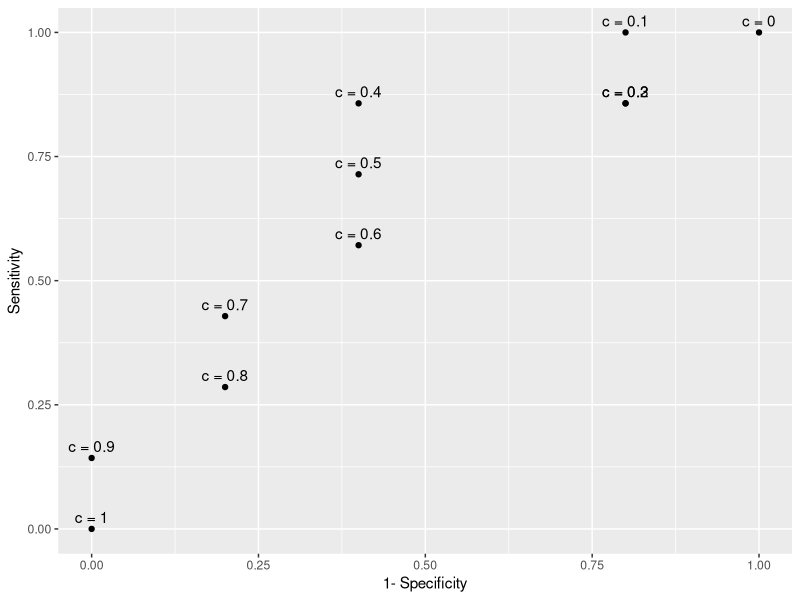
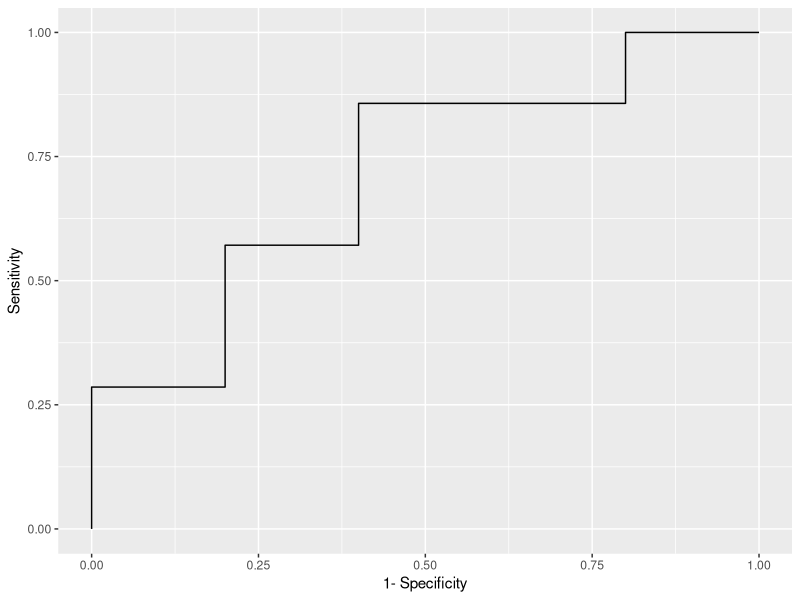
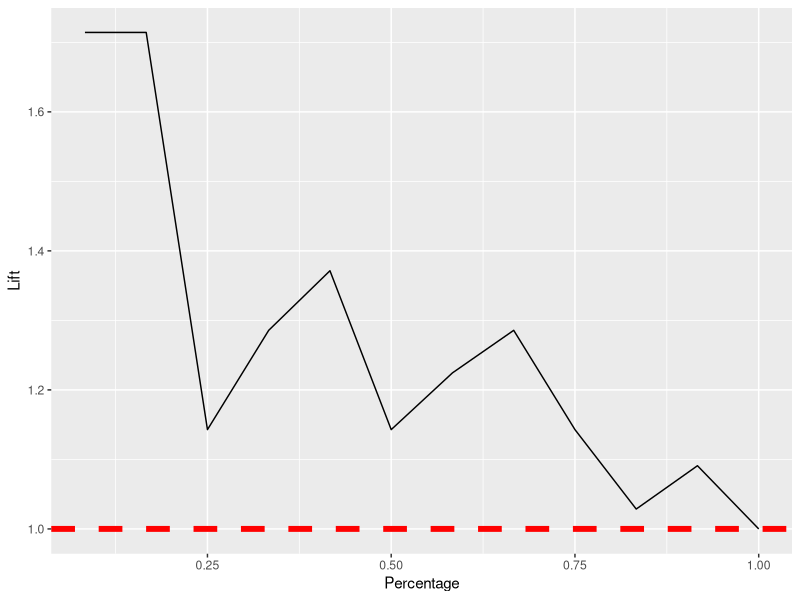
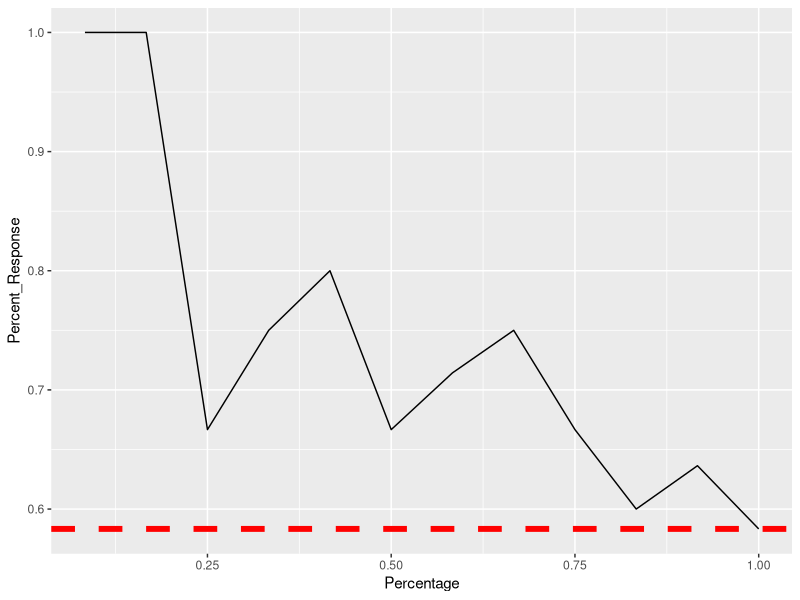

Source code (R) for these figures, in order:
## ---- chunk 1
library(e1071)
ss = c(6,  2, 12,  7, 11,  3, 10,  4,  1,  8,  9,  5)
p <- c(.01, .2, .35,.38, .45, .55, .63, .68, .71,.84, .9, .94)
t <- c(0 ,1, 0, 0,1,1, 0,1,1,0,1 ,1)
t1 = ifelse(t==1, "Survived", "Not Survived")
pred = ifelse(p>.5, "Survived", "Not Survived")

d2 = as.data.frame(cbind(p,pred, t1))
d3 = cbind(c(1:12),d2[ss,])
names(d3) = c("Passenger ID","Probability of Survived","Prediction")
knitr::kable(d3[,c(1:3)], row.names=FALSE)
## ---- chunk 2


names(d3)[4] = c("Truth")
d3$Evaluation = c("TP","FN","TP","FP","TP","TN","FP","TN","TN","TP","TP","FN")
knitr::kable(d3, row.names = FALSE)

## ---- chunk 3
library(caret)
p <- c(.01, .2, .35,.38, .45, .55, .63, .68, .71,.84, .9, .94)
t <- c(0 ,1, 0, 0,1,1, 0,1,1,0,1 ,1)
c.o <- c(0, .1, .2, .3, .4, .5, .6, .7, .8 , .9, 1)
f = function(x){
  pp <- p>x
  cm = confusionMatrix(as.factor(as.numeric(pp)), 
                       as.factor(t), positive = "1")
  rt = c(cm$byClass[1], 1- cm$byClass[2])
  names(rt)=c("Sensitivity", "Spec")
  return(rt)
}

d = as.data.frame(t(sapply(c.o, f)))
label = sapply(c.o, function(x){paste("c =", x)})

d1 = cbind(label, d)
d1[,3]=1-d1[,3]
names(d1)[c(1,3)]=c("Cut-off Values","Specificity")

knitr::kable(d1)
## ---- chunk 4
library(caret)
p <- c(.01, .2, .35,.38, .45, .55, .63, .68, .71,.84, .9, .94)
t <- c(0 ,1, 0, 0,1,1, 0,1,1,0,1 ,1)
c.o <- c(0, .1, .2, .3, .4, .5, .6, .7, .8 , .9, 1)
f = function(x){
  pp <- p>x
  cm = confusionMatrix(as.factor(as.numeric(pp)), 
                       as.factor(t), positive = "1")
  rt = c(cm$byClass[1], 1- cm$byClass[2])
  names(rt)=c("Sensitivity", "Spec")
  return(rt)
}

d = as.data.frame(t(sapply(c.o, f)))
label = sapply(c.o, function(x){paste("c =", x)})

ggplot(d,aes(x = Spec, y = Sensitivity))+geom_point()+geom_text(aes(label= label ,hjust=.5, vjust=-.5))+ xlab("1- Specificity")
## ---- chunk 5
co <- c(0:20)/20
f = function(x){
  pp <- p>x
  cm = confusionMatrix(as.factor(as.numeric(pp)), 
                       as.factor(t), positive = "1")
  rt = c(cm$byClass[1], 1- cm$byClass[2])
  names(rt)=c("Sensitivity", "Spec")
  return(rt)
}

d = as.data.frame(t(sapply(co, f)))
label = sapply(c.o, function(x){paste("c =", x)})

#d1 = d %>% arrange(Sensitivity)
library(tidyverse)
ggplot(d%>% arrange(Sensitivity),aes(x = Spec, y = Sensitivity))+geom_line()+ xlab("1- Specificity")
## ---- chunk 6
library(tidyverse)
d5 = as_tibble(cbind(p,t))
d5 <- d5 %>% arrange(-p)
d5 <-cbind(c(1:12), d5)
names(d5)<-c("Order", "Predicted Probabilities", "True Values")

knitr::kable(d5)
## ---- chunk 7
library(tidyverse)
d5 = as_tibble(cbind(p,t))
d5 <- d5 %>% arrange(-p)
d5 <-cbind(c(1:12), d5)
names(d5)<-c("Order", "Predicted Probabilities", "True Values")

knitr::kable(d5)
## ---- chunk 8
library(tidyverse)
d5 = as_tibble(cbind(p,t))
d5 <- d5 %>% arrange(-p)
d5 <-cbind(c(1:12), d5)
names(d5)<-c("Order", "Predicted Probabilities", "True Values")

knitr::kable(d5)
## ---- chunk 9
library(tidyverse)
d5 = as_tibble(cbind(p,t))
d5 <- d5 %>% arrange(-p)
d5 <-cbind(c(1:12), d5)
names(d5)<-c("Order", "Predicted Probabilities", "True Values")

knitr::kable(d5)
## ---- chunk 10
library(tidyverse)
d5 = as_tibble(cbind(p,t))
d5 <- d5 %>% arrange(-p)
d5 <-cbind(c(1:12), d5)
names(d5)<-c("Order", "Predicted Probabilities", "True Values")

knitr::kable(d5)
## ---- chunk 11
lift = data.frame(Percentage= c(1:12)/12, Lift= c(1,1,2/3,3/4,4/5, 4/6, 5/7, 6/8,6/9,6/10,7/11, 7/12)/(7/12))
knitr::kable(lift)
## ---- chunk 12
ggplot(lift, aes(x = Percentage, y = Lift))+geom_line()+geom_hline(yintercept=1, linetype="dashed", color = "red", size=2)
## ---- chunk 13
res = data.frame(Percentage= c(1:12)/12, Percent_Response = c(1,1,2/3,3/4,4/5, 4/6, 5/7, 6/8,6/9,6/10,7/11, 7/12))

knitr::kable(res)
## ---- chunk 14
ggplot(res, aes(x = Percentage, y = Percent_Response))+geom_line()+ geom_hline(yintercept=7/12, linetype="dashed", color = "red", size=2)
